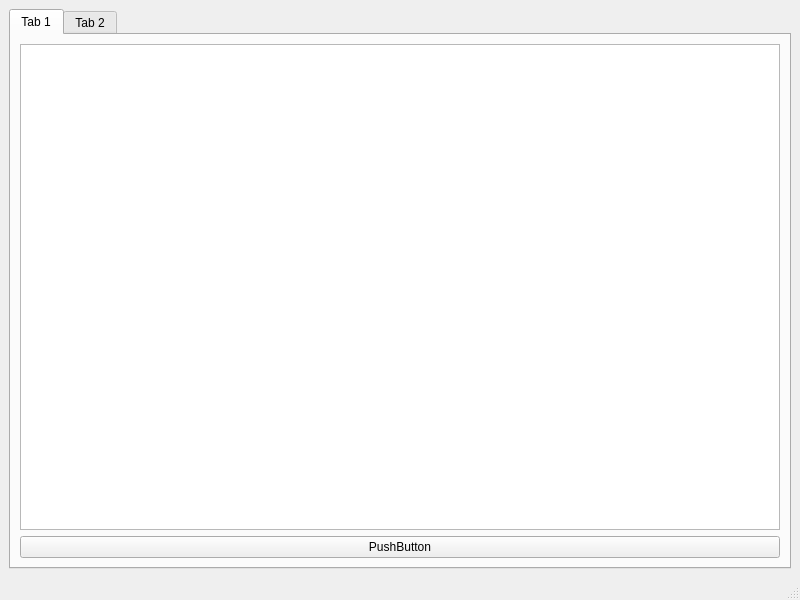
<?xml version="1.0" encoding="UTF-8"?>
<ui version="4.0">
 <class>MainWindow</class>
 <widget class="QMainWindow" name="MainWindow">
  <property name="geometry">
   <rect>
    <x>0</x>
    <y>0</y>
    <width>800</width>
    <height>600</height>
   </rect>
  </property>
  <property name="windowTitle">
   <string>MainWindow</string>
  </property>
  <widget class="QWidget" name="centralwidget">
   <layout class="QVBoxLayout" name="verticalLayout">
    <item>
     <widget class="QTabWidget" name="tabWidget">
      <property name="currentIndex">
       <number>0</number>
      </property>
      <widget class="QWidget" name="tab">
       <attribute name="title">
        <string>Tab 1</string>
       </attribute>
       <layout class="QVBoxLayout" name="verticalLayout_2">
        <item>
         <widget class="QTableWidget" name="tableWidget"/>
        </item>
        <item>
         <widget class="QPushButton" name="pushButton_2">
          <property name="text">
           <string>PushButton</string>
          </property>
         </widget>
        </item>
       </layout>
      </widget>
      <widget class="QWidget" name="tab_2">
       <attribute name="title">
        <string>Tab 2</string>
       </attribute>
       <layout class="QVBoxLayout" name="verticalLayout_3">
        <item>
         <widget class="QTableWidget" name="tableWidget_2"/>
        </item>
        <item>
         <widget class="QPushButton" name="pushButton">
          <property name="text">
           <string>PushButton</string>
          </property>
         </widget>
        </item>
       </layout>
      </widget>
     </widget>
    </item>
   </layout>
  </widget>
  <widget class="QStatusBar" name="statusbar"/>
  <action name="actionTak">
   <property name="text">
    <string>Tak</string>
   </property>
  </action>
  <action name="actionNie">
   <property name="text">
    <string>Nie</string>
   </property>
  </action>
 </widget>
 <resources/>
 <connections/>
</ui>
